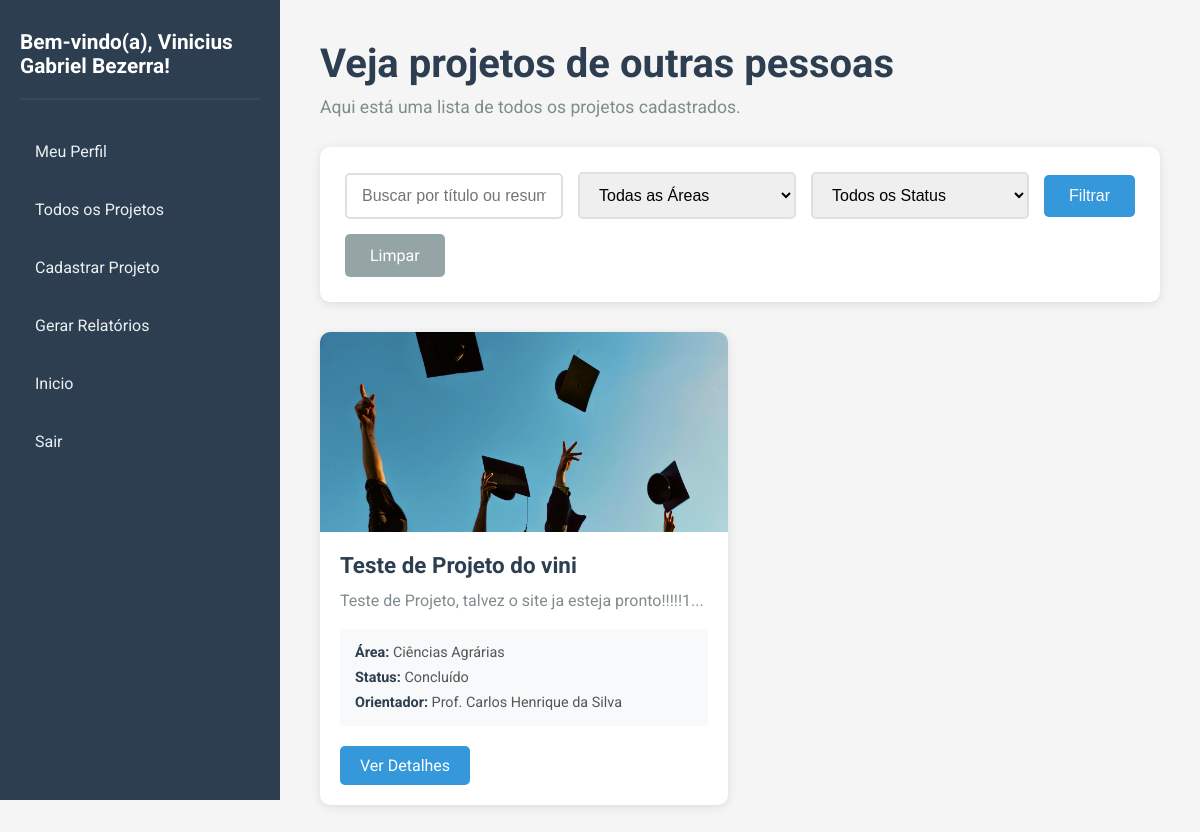
Screenshot of /pages/projetos.php (signed in) with the database file from the repository.
### tables this page shows
CREATE TABLE `projetos` (
  `id` int(11) NOT NULL,
  `titulo` varchar(255) NOT NULL,
  `resumo` text,
  `id_orientador` int(11) NOT NULL,
  `id_area` int(11) NOT NULL,
  `status` int(11) NOT NULL,
  `data_cadastro` timestamp NOT NULL DEFAULT CURRENT_TIMESTAMP,
  `imagem` varchar(255) DEFAULT NULL
);

CREATE TABLE `areas` (
  `id` int(11) NOT NULL,
  `nome` varchar(100) NOT NULL
);

CREATE TABLE `status` (
  `id` int(11) NOT NULL,
  `descricao` varchar(50) NOT NULL
);

CREATE TABLE `orientadores` (
  `id` int(11) NOT NULL,
  `nome` varchar(200) NOT NULL,
  `email` varchar(150) NOT NULL
);

### config/security.php (called while the page is built, shortened)
<?php
function sanitizeInput($input) {
    return htmlspecialchars(strip_tags(trim($input)), ENT_QUOTES, 'UTF-8');
}
?>

### pages/projetos.php (the view, shortened to what this page needs)
<?php
require_once '../config/security.php';
$nome = sanitizeInput($_SESSION['usuario_nome']);
$conexao = getConnection();
$filtro_busca = sanitizeInput($_GET['busca'] ?? '');
$query = "SELECT p.*, o.nome as orientador_nome, a.nome as area_nome, s.descricao as status_descricao
          FROM projetos p
          LEFT JOIN orientadores o ON p.id_orientador = o.id
          LEFT JOIN areas a ON p.id_area = a.id
          LEFT JOIN status s ON p.status = s.id
          WHERE 1=1";
$query .= " ORDER BY p.data_cadastro DESC";
$stmt = $conexao->prepare($query);
if ($stmt) {
    $stmt->execute();
    $result = $stmt->get_result();
} else {
    $result = $conexao->query($query);
}
$projetos = [];
while ($row = $result->fetch_assoc()) {
    $projetos[] = $row;
}
?>
<!DOCTYPE html>
<html lang="pt-BR">
<head>
    <link rel="stylesheet" href="../css/style.css">
</head>
<body>
    <aside>
        <h2 class="titulo-sidebar">Bem-vindo(a), <?php echo htmlspecialchars($nome); ?>!</h2>
        <div class="funcoes-sidebar">
            <ul>
                <li><a href="meu_perfil.php">Meu Perfil</a></li>
                <li><a href="projetos.php">Todos os Projetos</a></li>
                <li><a href="cadastrar_projeto.php">Cadastrar Projeto</a></li>
                <li><a href="relatorios.php">Gerar Relatórios</a></li>
                <li><a href="../index.php">Inicio</a></li>
                <li><a href="../php/logout.php">Sair</a></li>
            </ul>
        </div>
    </aside>
    <main>
        <div class="container">
            <h1 class="titulo">Veja projetos de outras pessoas</h1>
            <div class="apresentacao">
                <p>Aqui está uma lista de todos os projetos cadastrados.</p>
            </div>
            <div class="filtros-container">
                <form method="GET" action="" class="filtros-form">
                    <div class="filtro-group">
                        <input type="text"
                               name="busca"
                               placeholder="Buscar por título ou resumo..."
                               value="<?php echo htmlspecialchars($filtro_busca); ?>"
                               class="input-busca">
                    </div>
                    <div class="filtro-group">
                        <select name="area" class="select-filtro">
                            <option value="">Todas as Áreas</option>
                        </select>
                    </div>
                    <div class="filtro-group">
                        <select name="status" class="select-filtro">
                            <option value="">Todos os Status</option>
                        </select>
                    </div>
                    <button type="submit" class="btn-filtrar">Filtrar</button>
                    <a href="projetos.php" class="btn-limpar">Limpar</a>
                </form>
            </div>
            <div class="lista-projetos">
                <ul id="projetos">
                    <?php if (count($projetos) > 0): ?>
                        <?php foreach ($projetos as $projeto): ?>
                            <li class="projeto-card">
                                <div class="imagem-projeto">
                                    <?php if (!empty($projeto['imagem']) && file_exists('../uploads/' . $projeto['imagem'])): ?>
                                        <img src="../uploads/<?php echo htmlspecialchars($projeto['imagem']); ?>"
                                             alt="<?php echo htmlspecialchars($projeto['titulo']); ?>">
                                    <?php else: ?>
                                        <img src="https://via.placeholder.com/350x200?text=Sem+Imagem"
                                             alt="Sem imagem">
                                    <?php endif; ?>
                                </div>
                                <div class="projeto-info">
                                    <h3 class="titulo-card"><?php echo htmlspecialchars($projeto['titulo']); ?></h3>
                                    <p class="descricao-card"><?php echo htmlspecialchars(substr($projeto['resumo'], 0, 150)) . '...'; ?></p>
                                    <div class="projeto-meta">
                                        <span class="meta-item">
                                            <strong>Área:</strong> <?php echo htmlspecialchars($projeto['area_nome']); ?>
                                        </span>
                                        <span class="meta-item">
                                            <strong>Status:</strong> <?php echo htmlspecialchars($projeto['status_descricao']); ?>
                                        </span>
                                        <span class="meta-item">
                                            <strong>Orientador:</strong> <?php echo htmlspecialchars($projeto['orientador_nome']); ?>
                                        </span>
                                    </div>
                                    <a href="detalhes_projeto.php?id=<?php echo $projeto['id']; ?>" class="btn-card">Ver Detalhes</a>
                                </div>
                            </li>
                        <?php endforeach; ?>
                    <?php else: ?>
                        <li class="sem-projetos-container">
                            <p class="sem-projetos">Nenhum projeto encontrado.</p>
                        </li>
                    <?php endif; ?>
                </ul>
            </div>
        </div>
    </main>
</body>
</html>

### css/style.css (style rules this page uses)
* { margin: 0; padding: 0; box-sizing: border-box; }
body { font-family: "Roboto", sans-serif; background-color: #f5f5f5; display: flex; min-height: 100vh; }
aside { width: 280px; background-color: #2c3e50; color: white; padding: 30px 20px; position: fixed; height: 100vh; overflow-y: auto; }
.titulo-sidebar { font-size: 1.3rem; margin-bottom: 30px; padding-bottom: 20px; border-bottom: 2px solid #34495e; }
.funcoes-sidebar ul { list-style: none; }
.funcoes-sidebar li { margin-bottom: 15px; }
.funcoes-sidebar a { color: #ecf0f1; text-decoration: none; display: block; padding: 12px 15px; border-radius: 5px; transition: all 0.3s ease; }
main { margin-left: 280px; flex: 1; padding: 40px; }
.container { max-width: 1200px; margin: 0 auto; }
.titulo { font-size: 2.5rem; color: #2c3e50; margin-bottom: 10px; }
.apresentacao { margin-bottom: 30px; color: #7f8c8d; font-size: 1.1rem; }
.filtros-container { background: white; padding: 25px; border-radius: 10px; box-shadow: 0 2px 10px rgba(0, 0, 0, 0.1); margin-bottom: 30px; transition: all 0.3s ease; }
.filtros-form { display: flex; gap: 15px; flex-wrap: wrap; align-items: center; }
.filtro-group { flex: 1; min-width: 200px; }
.input-busca, .select-filtro { width: 100%; padding: 12px 15px; border: 2px solid #e0e0e0; border-radius: 5px; font-size: 1rem; transition: all 0.3s ease; }
.btn-filtrar, .btn-limpar { padding: 12px 25px; border: none; border-radius: 5px; font-size: 1rem; cursor: pointer; transition: all 0.3s ease; text-decoration: none; display: inline-block; }
.btn-filtrar { background-color: #3498db; color: white; }
.btn-limpar { background-color: #95a5a6; color: white; }
.lista-projetos { margin-top: 30px; }
#projetos { list-style: none; display: grid; grid-template-columns: repeat(auto-fill, minmax(350px, 1fr)); gap: 25px; }
.projeto-card { background: white; border-radius: 10px; overflow: hidden; box-shadow: 0 2px 10px rgba(0, 0, 0, 0.1); transition: all 0.3s ease; animation: fadeInUp 0.5s ease-out backwards; }
.projeto-card:nth-child(1) { animation-delay: 0.05s; }
.imagem-projeto { width: 100%; height: 200px; overflow: hidden; }
.imagem-projeto img { width: 100%; height: 100%; object-fit: cover; transition: transform 0.4s ease; }
.projeto-info { padding: 20px; }
.titulo-card { font-size: 1.4rem; color: #2c3e50; margin-bottom: 10px; transition: color 0.3s ease; }
.descricao-card { color: #7f8c8d; line-height: 1.6; margin-bottom: 15px; }
.projeto-meta { display: flex; flex-direction: column; gap: 8px; margin-bottom: 20px; padding: 15px; background-color: #f8f9fa; border-radius: 5px; transition: background-color 0.3s ease; }
.meta-item { font-size: 0.9rem; color: #555; }
.meta-item strong { color: #2c3e50; }
.btn-card { display: inline-block; padding: 10px 20px; background-color: #3498db; color: white; text-decoration: none; border-radius: 5px; transition: all 0.3s ease; }
html { scroll-behavior: smooth; }

### rows the page displays
projetos: imagem (picture), titulo "Teste de Projeto do vini", resumo "Teste de Projeto, talvez o site ja esteja pronto!!!!!1", id_area.nome "Ciências Agrárias", status.descricao "Concluído", id_orientador.nome "Prof. Carlos Henrique da Silva"

### other values shown
$nome "Vinicius Gabriel Bezerra"
